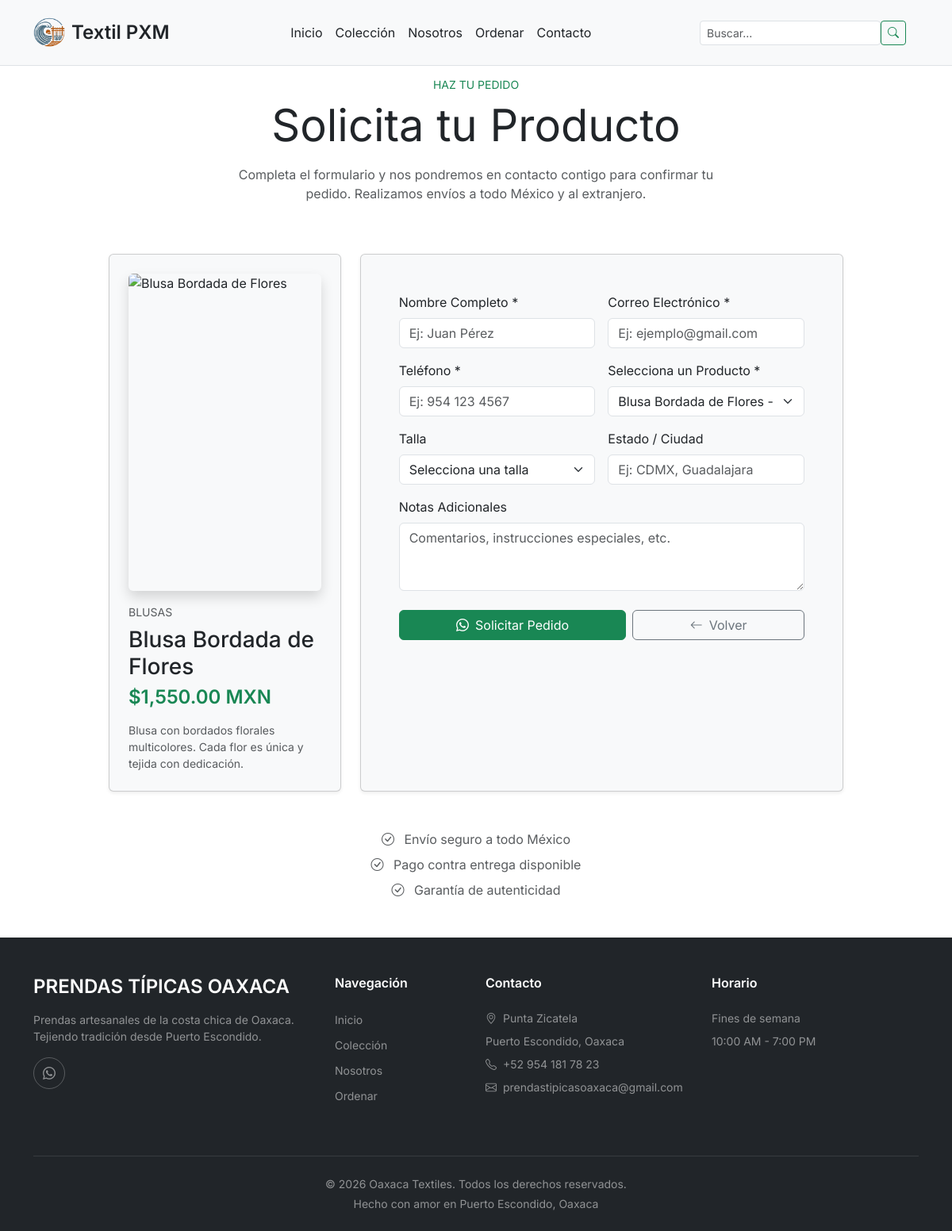
The app's page /ordenar?producto=9 with its own data.
### tables this page shows
CREATE TABLE products (
    id INT AUTO_INCREMENT PRIMARY KEY,
    nombre VARCHAR(200) NOT NULL,
    descripcion TEXT,
    categoria VARCHAR(100) NOT NULL,
    precio DECIMAL(10, 2) NOT NULL,
    stock INT DEFAULT 0,
    imagen_url VARCHAR(500),
    activo TINYINT(1) DEFAULT 1,
    portada TINYINT(1) DEFAULT 0,
    tallas_disponibles VARCHAR(200) DEFAULT '',
    created_at TIMESTAMP DEFAULT CURRENT_TIMESTAMP,
    updated_at TIMESTAMP DEFAULT CURRENT_TIMESTAMP ON UPDATE CURRENT_TIMESTAMP,
    INDEX idx_categoria (categoria),
    INDEX idx_activo (activo),
    INDEX idx_portada (portada)
);

### app/controllers/Controller.php (called while the page is built, shortened)
<?php
class Controller {
    protected $view;
    protected $data = [];
    public function __construct() {
        $this->view = new View();
    }
    protected function render($view, $data = [], $layout = 'main') {
        $this->data = array_merge($this->data, $data);
        $this->view->render($view, $this->data, $layout);
    }
}

### app/controllers/HomeController.php (called while the page is built, shortened)
<?php
class HomeController extends Controller {
    private $productModel;
    public function __construct() {
        $this->productModel = new Product();
    }
    public function ordenar() {
        $productId = isset($_GET['producto']) ? (int)$_GET['producto'] : null;
        $selectedProduct = null;
        if ($productId) {
            $selectedProduct = $this->productModel->getById($productId);
        }
        $allProducts = $this->productModel->getActive();
        $data = [
            'page_title' => 'Solicitar Producto | Oaxaca Textiles',
            'selectedProduct' => $selectedProduct,
            'selectedProductId' => $productId,
            'allProducts' => $allProducts ?: []
        ];
        $this->render('ordenar/index', $data);
    }
}

### public/index.php (called while the page is built, shortened)
<?php
require_once __DIR__ . '/../config/Config.php';
$router = new Router();

### config/Config.php (called while the page is built, shortened)
<?php
spl_autoload_register(function($class) {
    $paths = [
        APP_PATH . '/controllers/',
        APP_PATH . '/models/',
        APP_PATH . '/views/',
        APP_PATH . '/',
    ];
    foreach ($paths as $path) {
        $file = $path . $class . '.php';
        if (file_exists($file)) {
            return;
        }
    }
});

### app/models/Model.php (called while the page is built, shortened)
<?php
class Model {
    protected $db;
    public function __construct() {
        try {
            $dsn = "mysql:host=" . DB_HOST . ";dbname=" . DB_NAME . ";charset=utf8mb4";
            $options = [
                PDO::ATTR_ERRMODE            => PDO::ERRMODE_EXCEPTION,
                PDO::ATTR_DEFAULT_FETCH_MODE => PDO::FETCH_ASSOC,
                PDO::ATTR_EMULATE_PREPARES   => false,
            ];
            $this->db = new PDO($dsn, DB_USER, DB_PASS, $options);
        } catch(PDOException $exception) {
            die("Error de conexión a la base de datos: " . $exception->getMessage());
        }
    }
    protected function query($sql, $params = []) {
        try {
            $stmt = $this->db->prepare($sql);
            $stmt->execute($params);
            return $stmt;
        } catch(PDOException $e) {
            die("Error en la consulta: " . $e->getMessage());
        }
    }
    protected function fetchOne($sql, $params = []) {
        $stmt = $this->query($sql, $params);
        return $stmt->fetch();
    }
    protected function fetchAll($sql, $params = []) {
        $stmt = $this->query($sql, $params);
        return $stmt->fetchAll();
    }
}

### app/models/Product.php (called while the page is built, shortened)
<?php
class Product extends Model {
    private $table = 'products';
    public function getActive() {
        $sql = "SELECT * FROM " . $this->table . " WHERE activo = 1 ORDER BY categoria, nombre";
        return $this->fetchAll($sql);
    }
    public function getById($id) {
        $sql = "SELECT * FROM " . $this->table . " WHERE id = ?";
        return $this->fetchOne($sql, [$id]);
    }
}

### app/views/ordenar/index.php (the view, shortened to what this page needs)
<?php
$selectedProduct = $selectedProduct ?? null;
$selectedProductId = $selectedProductId ?? null;
$allProducts = $allProducts ?? [];
?>
<div class="mt-5 pt-5" style="min-height: 70vh;">
    <div class="container">
        <div class="row justify-content-center">
            <div class="col-lg-10">
                <div class="row mb-5">
                    <div class="col-12 text-center">
                        <p class="small text-uppercase text-success mb-2">Haz tu Pedido</p>
                        <h2 class="display-4 fw-normal mb-3">Solicita tu Producto</h2>
                        <p class="text-muted mx-auto" style="max-width: 600px;">
                            Completa el formulario y nos pondremos en contacto contigo para confirmar tu pedido. Realizamos envíos a todo México y al extranjero.
                        </p>
                    </div>
                </div>
                <div class="row g-4 align-items-stretch">
                    <?php if ($selectedProduct): ?>
                        <div class="col-lg-4 d-flex">
                            <div class="card shadow-sm p-4 bg-light h-100 w-100">
                                <img src="<?php echo htmlspecialchars($selectedProduct['imagen_url'] ?: 'https://images.unsplash.com/photo-1594938298603-c8148c4dae35?q=80&w=800'); ?>"
                                     alt="<?php echo htmlspecialchars($selectedProduct['nombre']); ?>"
                                     class="product-preview-image rounded shadow mb-3"
                                     onerror="this.src='https://images.unsplash.com/photo-1594938298603-c8148c4dae35?q=80&w=800'">
                                <div class="small text-uppercase text-muted mb-2"><?php echo htmlspecialchars($selectedProduct['categoria']); ?></div>
                                <h3 class="h3 mb-2"><?php echo htmlspecialchars($selectedProduct['nombre']); ?></h3>
                                <p class="h4 fw-semibold text-success mb-3">$<?php echo number_format($selectedProduct['precio'], 2); ?> MXN</p>
                                <?php if (!empty($selectedProduct['descripcion'])): ?>
                                    <p class="text-muted small mb-0">
                                        <?php echo htmlspecialchars(mb_substr($selectedProduct['descripcion'], 0, 100)); ?>
                                    </p>
                                <?php endif; ?>
                            </div>
                        </div>
                    <?php endif; ?>
                    <div class="<?php echo $selectedProduct ? 'col-lg-8' : 'col-lg-12'; ?> d-flex">
                        <div class="card shadow-sm p-4 p-lg-5 bg-light h-100 w-100">
                            <form id="orderForm" onsubmit="return enviarWhatsApp(event)">
                                <div class="row g-3">
                                    <div class="col-md-6">
                                        <label class="form-label">Nombre Completo *</label>
                                        <input type="text" class="form-control" id="inputName" name="name" placeholder="Ej: Juan Pérez" required>
                                    </div>
                                    <div class="col-md-6">
                                        <label class="form-label">Correo Electrónico *</label>
                                        <input type="email" class="form-control" id="inputEmail" name="email" placeholder="Ej: ejemplo@gmail.com" required>
                                    </div>
                                    <div class="col-md-6">
                                        <label class="form-label">Teléfono *</label>
                                        <input type="tel" class="form-control" id="inputPhone" name="phone" placeholder="Ej: 954 123 4567" required>
                                    </div>
                                    <div class="col-md-6">
                                        <label class="form-label">Selecciona un Producto *</label>
                                        <select class="form-select" name="product" id="productSelect" required>
                                            <?php if (!empty($allProducts)): ?>
                                                <?php foreach ($allProducts as $prod): ?>
                                                    <option value="<?php echo $prod['id']; ?>"
                                                            data-nombre="<?php echo htmlspecialchars($prod['nombre']); ?>"
                                                            data-precio="<?php echo number_format($prod['precio'], 2); ?>"
                                                            <?php echo ($selectedProductId && $prod['id'] == $selectedProductId) ? 'selected' : ''; ?>>
                                                        <?php echo htmlspecialchars($prod['nombre']); ?> - $<?php echo number_format($prod['precio'], 2); ?> MXN
                                                    </option>
                                                <?php endforeach; ?>
                                            <?php endif; ?>
                                        </select>
                                    </div>
                                    <div class="col-md-6">
                                        <label class="form-label">Talla</label>
                                        <select class="form-select" id="inputSize" name="size">
                                            <option value="" selected disabled>Selecciona una talla</option>
                                        </select>
                                    </div>
                                    <div class="col-md-6">
                                        <label class="form-label">Estado / Ciudad</label>
                                        <input type="text" class="form-control" id="inputCity" name="city" placeholder="Ej: CDMX, Guadalajara">
                                    </div>
                                    <div class="col-12">
                                        <label class="form-label">Notas Adicionales</label>
                                        <textarea class="form-control" id="inputMessage" name="message" rows="3" placeholder="Comentarios, instrucciones especiales, etc."></textarea>
                                    </div>
                                    <div class="col-12 mt-4">
                                        <div class="d-flex flex-column flex-sm-row gap-2">
                                            <button type="submit" class="btn btn-success flex-sm-fill">
                                                <i class="bi bi-whatsapp me-2"></i>Solicitar Pedido
                                            </button>
                                            <a href="<?php echo $selectedProduct ? BASE_URL . '/producto/' . $selectedProduct['id'] : BASE_URL; ?>" class="btn btn-outline-secondary flex-sm-fill">
                                                <i class="bi bi-arrow-left me-2"></i>Volver
                                            </a>
                                        </div>
                                    </div>
                                </div>
                            </form>
                        </div>
                    </div>
                </div>
                <div class="row m-5">
                    <div class="col-12">
                        <div class="text-center text-muted">
                            <p class="mb-2"><i class="bi bi-check-circle me-2"></i> Envío seguro a todo México</p>
                            <p class="mb-2"><i class="bi bi-check-circle me-2"></i> Pago contra entrega disponible</p>
                            <p class="mb-0"><i class="bi bi-check-circle me-2"></i> Garantía de autenticidad</p>
                        </div>
                    </div>
                </div>
            </div>
        </div>
    </div>
</div>

### public/css/style.css (style rules this page uses)
:root { --primary-color: #0d6efd; --secondary-color: #6c757d; --text-color: #333; --light-background: #f8f9fa; --dark-background: #212529; }
body { font-family: 'Segoe UI', Tahoma, Geneva, Verdana, sans-serif; }
.card { transition: transform 0.3s ease, box-shadow 0.3s ease; }
html { scroll-behavior: smooth; }

### app/views/ordenar/index.php (style rules this page uses)
body.ordenar-page { font-family: 'Inter', sans-serif !important; }
.product-preview-image { width: 100%; max-width: 400px; height: 400px; object-fit: cover; }

### records on screen
products: categoria "BLUSAS", nombre "Blusa Bordada de Flores", precio "1,550.00", descripcion "Blusa con bordados florales multicolores. Cada flor es única y tejida con dedicación."

### other values on screen
getContent($navbarContent, 'brand', 'OAXACA TEXTILES') "Textil PXM"
getContent($footerContent, 'brand', 'OAXACA TEXTILES') "PRENDAS TÍPICAS OAXACA"
getContent($footerContent, 'description', '') "Prendas artesanales de la costa chica de Oaxaca. Tejiendo tradición desde Puerto Escondido."
getContent($footerContent, 'contact.title', 'Contacto') "Contacto"
getContent($footerContent, 'contact.address.street', '') "Punta Zicatela"
getContent($footerContent, 'contact.address.city', '') "Puerto Escondido, Oaxaca"
getContent($footerContent, 'contact.phone', '') "+52 954 181 78 23"
getContent($footerContent, 'contact.email', '') "prendastipicasoaxaca@gmail.com"
$scheduleTitle !== '' ? $scheduleTitle : 'Horario' "Horario"
$scheduleDays "Fines de semana"
$scheduleHours "10:00 AM - 7:00 PM"
form field product "Blusa Bordada de Flores - $1,550.00 MXN"
